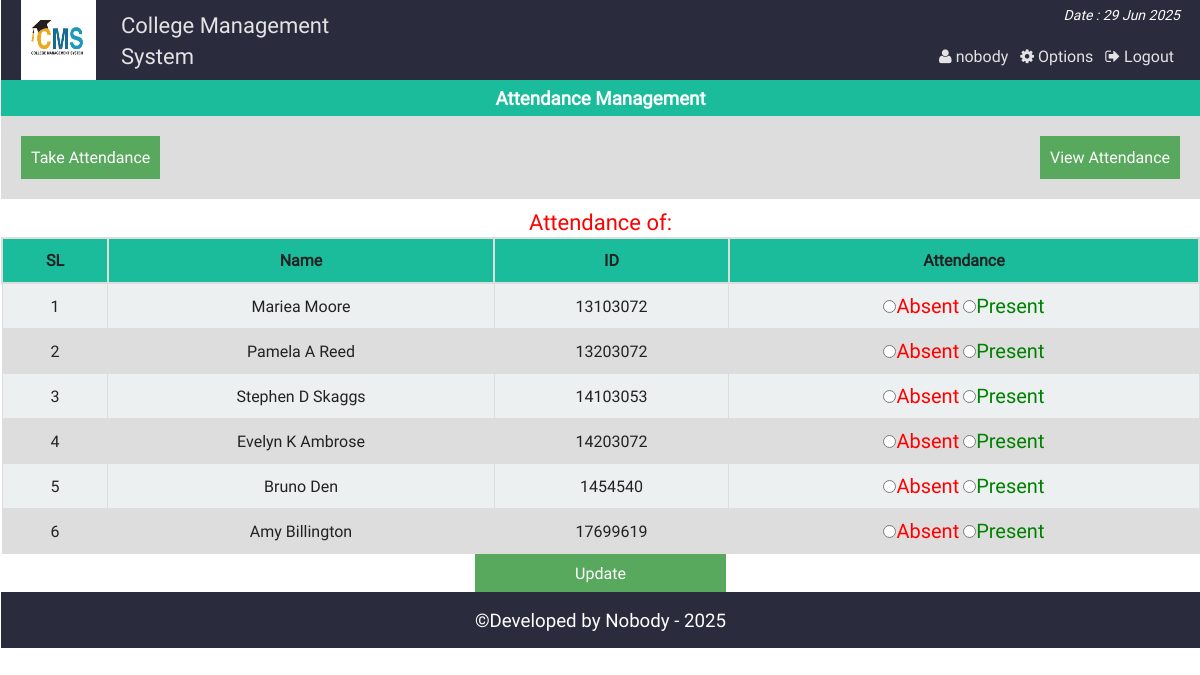
The app's page /att_single_view.php (signed in) with its own data.
### tables this page shows
CREATE TABLE `at_student` (
  `id` int(11) NOT NULL,
  `name` varchar(40) NOT NULL,
  `st_id` int(11) NOT NULL
);

CREATE TABLE `attn` (
  `id` int(11) NOT NULL,
  `st_id` int(11) NOT NULL,
  `atten` varchar(50) NOT NULL,
  `at_date` date NOT NULL
);

### php/functions.php (called while the page is built, shortened)
<?php
class login_registration_class{
	public function get_admin_session(){
		return @$_SESSION['admin_login'];
	}
	public function attn_all_student($date){
		global $conn;
		$res = $conn->query("select at_student.name, attn.*
			from at_student
			inner join attn
			on at_student.st_id = attn.st_id
			where at_date = '$date' ");
		return $res;
	}
};
?>

### att_single_view.php (the view, shortened to what this page needs)
<?php
	require "php/config.php";
	require_once "php/functions.php";
	$user = new login_registration_class();
	$admin_name = $_SESSION['admin_name'];
?>
<?php
include "php/headertop_admin.php";
?>
<div class="all_student fix">
		<h3 style="text-align:center;color:#fff;margin:0;padding:5px;background:#1abc9c">Attendance Management</h3>
		<div  class="fix" style="background:#ddd;padding:20px;">
			<span style="float:left;"><a style="color:#fff;" href="class_att.php"><button style="background:#58A85D;border:none;color:#fff;padding:10px;">Take Attendance</button></a></span>
			<span style="float:right;"><a style="color:#fff;" href="att_view.php"> <button style="background:#58A85D;border:none;color:#fff;padding:10px;">View Attendance</button></a></span>
		</div>
		<p style="text-align:center;color:#34495e;margin:0;padding-top:8px;color:red;font-size:22px;">
			<?php echo "Attendance of: ".$date;?>
		</p>
	<form action="" method="post">
		<table class="tab_one" style="text-align:center;">
			<tr>
				<th style="text-align:center;">SL</th>
				<th style="text-align:center;">Name</th>
				<th style="text-align:center;">ID</th>
				<th style="text-align:center;">Attendance</th>
			</tr>
			<?php
			$i=0;
				$std = $user->attn_all_student($date);
				if($std){
				while($rows = $std->fetch_assoc()){
				$i++;
		?>
			<tr>
				<td><?php echo $i;?></td>
				<td><?php echo $rows['name'];?></td>
				<td><?php echo $rows['st_id'];?></td>
				<td>
					<label style="color:red;font-size:20px"><input type="radio" name="attn[<?php echo $rows['st_id'];?>]" value="absent" <?php if($rows['atten'] == "absent") echo "checked";?>/>Absent</label>
					<label style="color:green;font-size:20px"> <input type="radio" name="attn[<?php echo $rows['st_id'];?>]" value="present" <?php if($rows['atten'] == "present") echo "checked";?>/>Present</label>
				</td>
			</tr>
			<?php
			} }else echo "failed";
				?>
		</table>
		<center>
		<span><input style="<text-align:right></text-align:right>;background:#58A85D;border:none;color:#fff;padding:8px 100px;" type="submit" name="submit" value="Update" /></span>
		</center>
	</form>
</div>
<?php include "php/footerbottom.php";?>

### php/headertop_admin.php (shortened to what this page needs)
<!Doctype html>
<html class="no-js" lang="">
    <head>
        <link rel="stylesheet" href="css/normalize.css">
        <link rel="stylesheet" href="font-awesome/css/font-awesome.min.css">
        <link rel="stylesheet" href="fonts/stylesheet.css">
        <link rel="stylesheet" href="css/main.css">
		<link rel="stylesheet" href="plugins/file-uploader/css/jquery.fileupload.css">
		<link rel="stylesheet" href="plugins/file-uploader/css/jquery.fileupload-ui.css">
    </head>
    <body>
        <header class="container header_area" >
			<div id="sticker">
				<div class="head">
					<a href="#               "><div class="logo fix">
						<img src="img/logo.png" alt="" />
					</div></a>
					<div class="uniname fix">
					<h2>College Management System</h2>
					</div>
				</div>
				<div class="menu ">
					<div class="dateshow fix"><p><?php echo "Date : ".date("d M Y"); ?></p></div>
					<ul>
						<?php if($user->get_admin_session()){ ?>
						<li><a href="admin_logout.php"><i class="fa fa-sign-out" aria-hidden="true"></i> Logout</a></li>
						<li><a href="admin.php"><i class="fa fa-cog" aria-hidden="true"></i> Options</a></li>
						<li><a href="admin.php"><i class="fa fa-user" aria-hidden="true"></i>
						<?php echo $admin_name; ?>
						</a></li>
						<?php } ?>
					</ul>
				</div>
			</div>
		</header>
		<div class="info container fix">

### php/footerbottom.php
</div>
<footer class="container">
	<h3 style="text-align:center;background:#2A2B3C;margin:0;padding:15px;color:#fff;font-weight:normal">&copy;Developed by Nobody - <?php echo date("Y");?> </h3>
</footer>
</html>

### css/main.css (style rules this page uses)
html { color: #222; font-size: 1em; line-height: 1.4; }
audio, canvas, iframe, img, svg, video { vertical-align: middle; }
a { text-decoration:none; }
.fix { overflow:hidden; }
body { font-family:roboto !important; background:url(../img/ptrn.png) repeat fixed; }
.container { display:block; margin:0 auto; background:#FFFFFF; border-left:1px solid #FFFFFF; }
.header_area { height:80px; background:#2A2B3C; }
.head { float:left; width:400px; }
.logo { width:100px; margin-left:20px; float:left; }
.logo img { width:75px; height:80px; }
.uniname { width:280px; float:left; padding-top: 10px; }
.uniname h2 { font-size:22px; font-weight:normal; color:#E3E3E5; margin-top: 20; padding: 0; margin: 0; }
.dateshow p { color: #fff; text-align: right; margin: 0; margin-top: 5px; margin-right: 20px; padding: 0; font-size: 14px; font-style: italic; }
.menu { width:600px; float:right; }
.menu ul { color: #e3e3e5; list-style: outside none none; margin: 20px 20px 0 0; padding: 0; }
.menu>ul>li { float:right; display:block; }
.menu>ul>li a { color: #e3e3e5; font-size: 16px; padding: 3px 6px; }
.st_reg th, td { padding: 8px; }
table.tab_one { width:100%; }
table.tab_one th { background:#1abc9c; padding:10px; font-weight:bold; text-align:left; }
table.tab_one td { border:1px solid #ddd; padding:8px; }
table.tab_one tr:nth-child(odd) { background:#ddd; }
table.tab_one tr:nth-child(even) { background:#ecf0f1; }
.all_student { min-height:450px; }
table.att_tab tr,td,th { border:2px solid #ddd; border-collapse:collapse; padding:8px; }
#sticker { background:#2A2B3C; }

### records on screen
at_student: name "Mariea Moore", attn.st_id "13103072"
attn: atten "☐ Absent", atten "☐ Present"
at_student: name "Pamela A Reed", attn.st_id "13203072"
attn: atten "☐ Absent", atten "☐ Present"
at_student: name "Stephen D Skaggs", attn.st_id "14103053"
attn: atten "☐ Absent", atten "☐ Present"
at_student: name "Evelyn K Ambrose", attn.st_id "14203072"
attn: atten "☐ Absent", atten "☐ Present"
at_student: name "Bruno Den", attn.st_id "1454540"
attn: atten "☐ Absent", atten "☐ Present"
at_student: name "Amy Billington", attn.st_id "17699619"
attn: atten "☐ Absent", atten "☐ Present"

### other values on screen
$admin_name "nobody"
